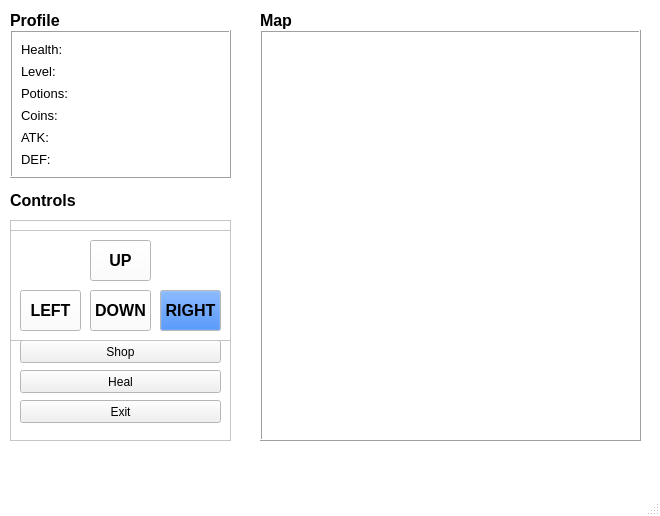
<?xml version="1.0" encoding="UTF-8"?>
<ui version="4.0">
 <class>Main</class>
 <widget class="QMainWindow" name="Main">
  <property name="geometry">
   <rect>
    <x>0</x>
    <y>0</y>
    <width>660</width>
    <height>516</height>
   </rect>
  </property>
  <property name="palette">
   <palette>
    <active>
     <colorrole role="Button">
      <brush brushstyle="SolidPattern">
       <color alpha="255">
        <red>240</red>
        <green>240</green>
        <blue>240</blue>
       </color>
      </brush>
     </colorrole>
     <colorrole role="Base">
      <brush brushstyle="SolidPattern">
       <color alpha="255">
        <red>255</red>
        <green>255</green>
        <blue>255</blue>
       </color>
      </brush>
     </colorrole>
     <colorrole role="Window">
      <brush brushstyle="SolidPattern">
       <color alpha="255">
        <red>255</red>
        <green>255</green>
        <blue>255</blue>
       </color>
      </brush>
     </colorrole>
    </active>
    <inactive>
     <colorrole role="Button">
      <brush brushstyle="SolidPattern">
       <color alpha="255">
        <red>240</red>
        <green>240</green>
        <blue>240</blue>
       </color>
      </brush>
     </colorrole>
     <colorrole role="Base">
      <brush brushstyle="SolidPattern">
       <color alpha="255">
        <red>255</red>
        <green>255</green>
        <blue>255</blue>
       </color>
      </brush>
     </colorrole>
     <colorrole role="Window">
      <brush brushstyle="SolidPattern">
       <color alpha="255">
        <red>255</red>
        <green>255</green>
        <blue>255</blue>
       </color>
      </brush>
     </colorrole>
    </inactive>
    <disabled>
     <colorrole role="Button">
      <brush brushstyle="SolidPattern">
       <color alpha="255">
        <red>240</red>
        <green>240</green>
        <blue>240</blue>
       </color>
      </brush>
     </colorrole>
     <colorrole role="Base">
      <brush brushstyle="SolidPattern">
       <color alpha="255">
        <red>255</red>
        <green>255</green>
        <blue>255</blue>
       </color>
      </brush>
     </colorrole>
     <colorrole role="Window">
      <brush brushstyle="SolidPattern">
       <color alpha="255">
        <red>255</red>
        <green>255</green>
        <blue>255</blue>
       </color>
      </brush>
     </colorrole>
    </disabled>
   </palette>
  </property>
  <property name="windowTitle">
   <string>Sword</string>
  </property>
  <property name="windowIcon">
   <iconset resource="../resources.qrc">
    <normaloff>:/title_screen/icon.ico</normaloff>:/title_screen/icon.ico</iconset>
  </property>
  <widget class="QWidget" name="centralwidget">
   <widget class="QFrame" name="frame_2">
    <property name="geometry">
     <rect>
      <x>10</x>
      <y>220</y>
      <width>221</width>
      <height>221</height>
     </rect>
    </property>
    <property name="palette">
     <palette>
      <active>
       <colorrole role="Base">
        <brush brushstyle="SolidPattern">
         <color alpha="255">
          <red>255</red>
          <green>255</green>
          <blue>255</blue>
         </color>
        </brush>
       </colorrole>
       <colorrole role="Window">
        <brush brushstyle="SolidPattern">
         <color alpha="255">
          <red>255</red>
          <green>255</green>
          <blue>255</blue>
         </color>
        </brush>
       </colorrole>
      </active>
      <inactive>
       <colorrole role="Base">
        <brush brushstyle="SolidPattern">
         <color alpha="255">
          <red>255</red>
          <green>255</green>
          <blue>255</blue>
         </color>
        </brush>
       </colorrole>
       <colorrole role="Window">
        <brush brushstyle="SolidPattern">
         <color alpha="255">
          <red>255</red>
          <green>255</green>
          <blue>255</blue>
         </color>
        </brush>
       </colorrole>
      </inactive>
      <disabled>
       <colorrole role="Base">
        <brush brushstyle="SolidPattern">
         <color alpha="255">
          <red>255</red>
          <green>255</green>
          <blue>255</blue>
         </color>
        </brush>
       </colorrole>
       <colorrole role="Window">
        <brush brushstyle="SolidPattern">
         <color alpha="255">
          <red>255</red>
          <green>255</green>
          <blue>255</blue>
         </color>
        </brush>
       </colorrole>
      </disabled>
     </palette>
    </property>
    <property name="frameShape">
     <enum>QFrame::StyledPanel</enum>
    </property>
    <property name="frameShadow">
     <enum>QFrame::Sunken</enum>
    </property>
    <widget class="QPushButton" name="bexit">
     <property name="geometry">
      <rect>
       <x>10</x>
       <y>180</y>
       <width>201</width>
       <height>23</height>
      </rect>
     </property>
     <property name="text">
      <string>Exit</string>
     </property>
    </widget>
    <widget class="QPushButton" name="bshop">
     <property name="geometry">
      <rect>
       <x>10</x>
       <y>120</y>
       <width>201</width>
       <height>23</height>
      </rect>
     </property>
     <property name="text">
      <string>Shop</string>
     </property>
    </widget>
    <widget class="QPushButton" name="bheal">
     <property name="geometry">
      <rect>
       <x>10</x>
       <y>150</y>
       <width>201</width>
       <height>23</height>
      </rect>
     </property>
     <property name="text">
      <string>Heal</string>
     </property>
    </widget>
    <widget class="QFrame" name="frame">
     <property name="geometry">
      <rect>
       <x>0</x>
       <y>10</y>
       <width>221</width>
       <height>111</height>
      </rect>
     </property>
     <property name="palette">
      <palette>
       <active>
        <colorrole role="Button">
         <brush brushstyle="SolidPattern">
          <color alpha="255">
           <red>255</red>
           <green>255</green>
           <blue>255</blue>
          </color>
         </brush>
        </colorrole>
       </active>
       <inactive>
        <colorrole role="Button">
         <brush brushstyle="SolidPattern">
          <color alpha="255">
           <red>255</red>
           <green>255</green>
           <blue>255</blue>
          </color>
         </brush>
        </colorrole>
       </inactive>
       <disabled>
        <colorrole role="Button">
         <brush brushstyle="SolidPattern">
          <color alpha="255">
           <red>255</red>
           <green>255</green>
           <blue>255</blue>
          </color>
         </brush>
        </colorrole>
       </disabled>
      </palette>
     </property>
     <property name="font">
      <font>
       <pointsize>12</pointsize>
       <weight>75</weight>
       <bold>true</bold>
      </font>
     </property>
     <property name="frameShape">
      <enum>QFrame::StyledPanel</enum>
     </property>
     <property name="frameShadow">
      <enum>QFrame::Raised</enum>
     </property>
     <widget class="QPushButton" name="bup">
      <property name="geometry">
       <rect>
        <x>80</x>
        <y>10</y>
        <width>61</width>
        <height>41</height>
       </rect>
      </property>
      <property name="text">
       <string>UP</string>
      </property>
     </widget>
     <widget class="QPushButton" name="bdown">
      <property name="geometry">
       <rect>
        <x>80</x>
        <y>60</y>
        <width>61</width>
        <height>41</height>
       </rect>
      </property>
      <property name="text">
       <string>DOWN</string>
      </property>
     </widget>
     <widget class="QPushButton" name="bright">
      <property name="geometry">
       <rect>
        <x>150</x>
        <y>60</y>
        <width>61</width>
        <height>41</height>
       </rect>
      </property>
      <property name="palette">
       <palette>
        <active>
         <colorrole role="Button">
          <brush brushstyle="SolidPattern">
           <color alpha="255">
            <red>20</red>
            <green>104</green>
            <blue>239</blue>
           </color>
          </brush>
         </colorrole>
        </active>
        <inactive>
         <colorrole role="Button">
          <brush brushstyle="SolidPattern">
           <color alpha="255">
            <red>20</red>
            <green>104</green>
            <blue>239</blue>
           </color>
          </brush>
         </colorrole>
        </inactive>
        <disabled>
         <colorrole role="Button">
          <brush brushstyle="SolidPattern">
           <color alpha="255">
            <red>20</red>
            <green>104</green>
            <blue>239</blue>
           </color>
          </brush>
         </colorrole>
        </disabled>
       </palette>
      </property>
      <property name="text">
       <string>RIGHT</string>
      </property>
     </widget>
     <widget class="QPushButton" name="bleft">
      <property name="geometry">
       <rect>
        <x>10</x>
        <y>60</y>
        <width>61</width>
        <height>41</height>
       </rect>
      </property>
      <property name="text">
       <string>LEFT</string>
      </property>
     </widget>
    </widget>
   </widget>
   <widget class="QLabel" name="label">
    <property name="geometry">
     <rect>
      <x>10</x>
      <y>190</y>
      <width>191</width>
      <height>20</height>
     </rect>
    </property>
    <property name="font">
     <font>
      <family>Nirmala UI</family>
      <pointsize>12</pointsize>
      <weight>75</weight>
      <bold>true</bold>
     </font>
    </property>
    <property name="text">
     <string>Controls</string>
    </property>
   </widget>
   <widget class="QFrame" name="frame_3">
    <property name="geometry">
     <rect>
      <x>10</x>
      <y>30</y>
      <width>221</width>
      <height>148</height>
     </rect>
    </property>
    <property name="font">
     <font>
      <pointsize>10</pointsize>
     </font>
    </property>
    <property name="frameShape">
     <enum>QFrame::Box</enum>
    </property>
    <property name="frameShadow">
     <enum>QFrame::Raised</enum>
    </property>
    <layout class="QVBoxLayout" name="verticalLayout">
     <item>
      <widget class="QLabel" name="lhealth">
       <property name="text">
        <string>Health:</string>
       </property>
      </widget>
     </item>
     <item>
      <widget class="QLabel" name="llevel">
       <property name="text">
        <string>Level:</string>
       </property>
      </widget>
     </item>
     <item>
      <widget class="QLabel" name="lpotions">
       <property name="text">
        <string>Potions:</string>
       </property>
      </widget>
     </item>
     <item>
      <widget class="QLabel" name="lcoins">
       <property name="text">
        <string>Coins:</string>
       </property>
      </widget>
     </item>
     <item>
      <widget class="QLabel" name="lATK">
       <property name="text">
        <string>ATK:</string>
       </property>
      </widget>
     </item>
     <item>
      <widget class="QLabel" name="lDEF">
       <property name="text">
        <string>DEF:</string>
       </property>
      </widget>
     </item>
    </layout>
   </widget>
   <widget class="QLabel" name="label_2">
    <property name="geometry">
     <rect>
      <x>10</x>
      <y>10</y>
      <width>191</width>
      <height>20</height>
     </rect>
    </property>
    <property name="font">
     <font>
      <family>Nirmala UI</family>
      <pointsize>12</pointsize>
      <weight>75</weight>
      <bold>true</bold>
     </font>
    </property>
    <property name="text">
     <string>Profile</string>
    </property>
   </widget>
   <widget class="QFrame" name="frame_4">
    <property name="geometry">
     <rect>
      <x>260</x>
      <y>30</y>
      <width>381</width>
      <height>411</height>
     </rect>
    </property>
    <property name="frameShape">
     <enum>QFrame::Box</enum>
    </property>
    <property name="frameShadow">
     <enum>QFrame::Raised</enum>
    </property>
    <widget class="QLabel" name="mappic">
     <property name="geometry">
      <rect>
       <x>10</x>
       <y>10</y>
       <width>361</width>
       <height>391</height>
      </rect>
     </property>
     <property name="text">
      <string/>
     </property>
     <property name="pixmap">
      <pixmap resource="../resources.qrc">:/maps/img/levelmaps/Level 1.png</pixmap>
     </property>
     <property name="scaledContents">
      <bool>true</bool>
     </property>
    </widget>
    <widget class="QLabel" name="plr">
     <property name="geometry">
      <rect>
       <x>30</x>
       <y>330</y>
       <width>41</width>
       <height>41</height>
      </rect>
     </property>
     <property name="text">
      <string/>
     </property>
     <property name="pixmap">
      <pixmap resource="../resources.qrc">:/maps/img/plr.png</pixmap>
     </property>
     <property name="scaledContents">
      <bool>true</bool>
     </property>
    </widget>
   </widget>
   <widget class="QLabel" name="label_9">
    <property name="geometry">
     <rect>
      <x>260</x>
      <y>10</y>
      <width>191</width>
      <height>20</height>
     </rect>
    </property>
    <property name="font">
     <font>
      <family>Nirmala UI</family>
      <pointsize>12</pointsize>
      <weight>75</weight>
      <bold>true</bold>
     </font>
    </property>
    <property name="text">
     <string>Map</string>
    </property>
   </widget>
   <widget class="QLabel" name="status">
    <property name="geometry">
     <rect>
      <x>10</x>
      <y>450</y>
      <width>631</width>
      <height>20</height>
     </rect>
    </property>
    <property name="palette">
     <palette>
      <active>
       <colorrole role="WindowText">
        <brush brushstyle="SolidPattern">
         <color alpha="255">
          <red>71</red>
          <green>214</green>
          <blue>0</blue>
         </color>
        </brush>
       </colorrole>
      </active>
      <inactive>
       <colorrole role="WindowText">
        <brush brushstyle="SolidPattern">
         <color alpha="255">
          <red>71</red>
          <green>214</green>
          <blue>0</blue>
         </color>
        </brush>
       </colorrole>
      </inactive>
      <disabled>
       <colorrole role="WindowText">
        <brush brushstyle="SolidPattern">
         <color alpha="255">
          <red>120</red>
          <green>120</green>
          <blue>120</blue>
         </color>
        </brush>
       </colorrole>
      </disabled>
     </palette>
    </property>
    <property name="text">
     <string/>
    </property>
    <property name="alignment">
     <set>Qt::AlignCenter</set>
    </property>
   </widget>
  </widget>
  <widget class="QMenuBar" name="menubar">
   <property name="geometry">
    <rect>
     <x>0</x>
     <y>0</y>
     <width>660</width>
     <height>21</height>
    </rect>
   </property>
  </widget>
  <widget class="QStatusBar" name="statusbar"/>
 </widget>
 <resources>
  <include location="../resources.qrc"/>
 </resources>
 <connections/>
</ui>
